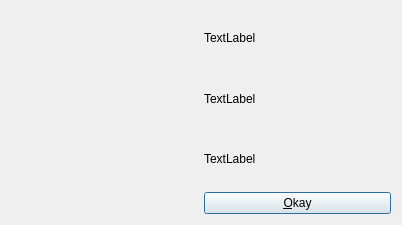
<?xml version="1.0" encoding="UTF-8"?>
<ui version="4.0">
 <class>AboutDlg</class>
 <widget class="QWidget" name="AboutDlg">
  <property name="geometry">
   <rect>
    <x>0</x>
    <y>0</y>
    <width>402</width>
    <height>225</height>
   </rect>
  </property>
  <property name="windowTitle">
   <string>About</string>
  </property>
  <layout class="QGridLayout" name="gridLayout">
   <item row="3" column="1">
    <widget class="QPushButton" name="pbOkay">
     <property name="text">
      <string>&amp;Okay</string>
     </property>
     <property name="autoDefault">
      <bool>true</bool>
     </property>
     <property name="default">
      <bool>true</bool>
     </property>
    </widget>
   </item>
   <item row="0" column="1">
    <widget class="QLabel" name="lbAbout">
     <property name="text">
      <string>TextLabel</string>
     </property>
    </widget>
   </item>
   <item row="1" column="1">
    <widget class="QLabel" name="lbVersion">
     <property name="text">
      <string>TextLabel</string>
     </property>
    </widget>
   </item>
   <item row="2" column="1">
    <widget class="QLabel" name="lbCopyright">
     <property name="text">
      <string>TextLabel</string>
     </property>
    </widget>
   </item>
   <item row="0" column="0" rowspan="3">
    <widget class="QLabel" name="wgIcon">
     <property name="text">
      <string/>
     </property>
    </widget>
   </item>
  </layout>
 </widget>
 <resources/>
 <connections/>
</ui>
